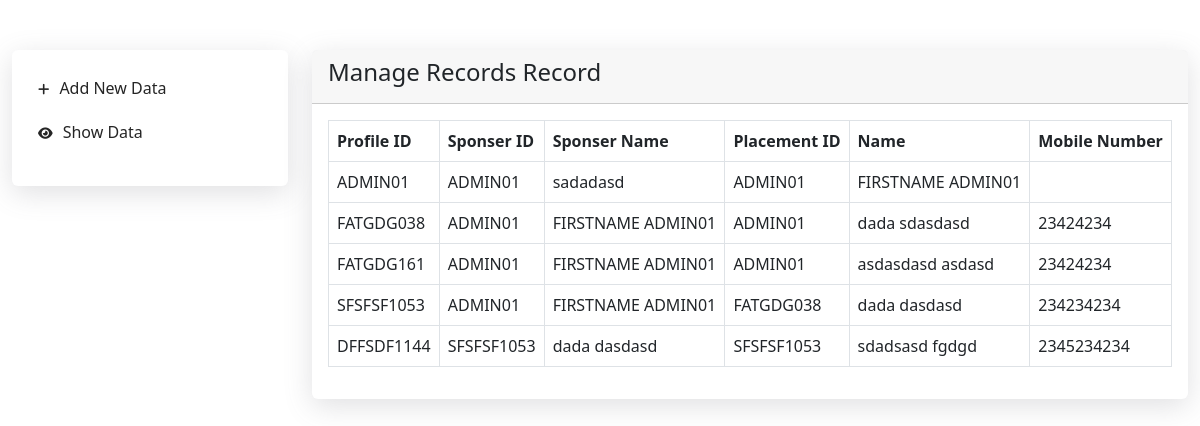
Before: /manage-data1.php with the older database file.
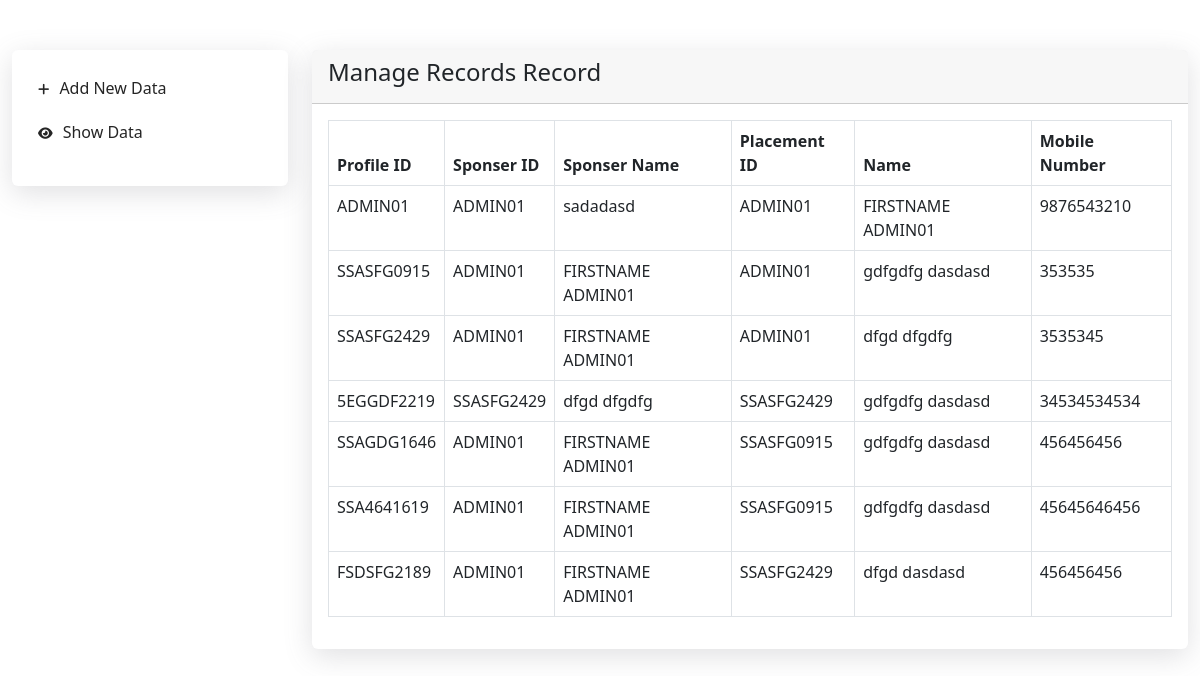
After: the same page with the newer database file.
### tables this page shows
CREATE TABLE `people` (
  `id` int(11) NOT NULL,
  `profile_id` varchar(256) NOT NULL,
  `sponser_id` varchar(256) NOT NULL,
  `sponser_name` varchar(256) NOT NULL,
  `placement_id` varchar(256) NOT NULL,
  `left_leg` varchar(100) NOT NULL,
  `right_leg` varchar(100) NOT NULL,
  `first_name` varchar(256) NOT NULL,
  `last_name` varchar(256) NOT NULL,
  `dob` varchar(256) NOT NULL,
  `father_name` varchar(256) NOT NULL,
  `mother_name` varchar(256) NOT NULL,
  `mobile_number` varchar(100) NOT NULL,
  `address` varchar(1000) NOT NULL,
  `status` varchar(50) NOT NULL
);

### manage-data1.php (the view, shortened to what this page needs)
<!DOCTYPE html>
<html lang="en">
<head>
    <link rel="stylesheet" href="./assets/style.css">
    <link rel="stylesheet" href="./bootstrap/css/bootstrap.min.css">
</head>
<body>
    <section class="main">
        <div class="container-fluid">
            <div class="row ">
                <div class="col-lg-3">
                    <div class="card menu-card">
                        <div class="card-body">
                            <ul>
                                <li>
                                    <a href="./index.php"><i class="fa-solid fa-plus"></i>Add New Data</a>
                                </li>
                                <li>
                                    <a href="./manage-data.php"><i class="fa-solid fa-eye"></i>Show Data</a>
                                </li>
                            </ul>
                        </div>
                    </div>
                </div>
                <div class="col-lg-9">
                    <div class="row">
                        <div class="col-lg-12">
                            <div class="card">
                                <div class="card-header">
                                    <h4>Manage Records Record</h3>
                                </div>
                                <div class="card-body">
                                    <table class="table table-bordered">
                                        <thead>
                                            <tr>
                                                <th scope="col">Profile ID</th>
                                                <th scope="col">Sponser ID</th>
                                                <th scope="col">Sponser Name</th>
                                                <th scope="col">Placement ID</th>
                                                <th scope="col">Name</th>
                                                <th scope="col">Mobile Number</th>
                                            </tr>
                                        </thead>
                                        <tbody>
                                            <?php
                                            require_once('./config/database.php');
                                            $sqli = "SELECT * FROM people";
                                            $result = mysqli_query($con, $sqli);
                                            if (mysqli_num_rows($result) > 0) {
                                                while ($row = mysqli_fetch_assoc($result)) {
                                            ?>
                                                    <tr>
                                                        <td><?php echo $row['profile_id']; ?></td>
                                                        <td><?php echo $row['sponser_id']; ?></td>
                                                        <td><?php echo $row['sponser_name']; ?></td>
                                                        <td><?php echo $row['placement_id']; ?></td>
                                                        <td><?php echo $row['first_name']; ?> <?php echo $row['last_name']; ?></td>
                                                        <td><?php echo $row['mobile_number']; ?></td>
                                                    </tr>
                                                <?php
                                                }
                                            } else {
                                                ?>
                                                <tr class="text-center">
                                                    <td colspan="7"> <strong>No Result</strong></td>
                                                </tr>
                                            <?php
                                            }
                                            ?>
                                        </tbody>
                                    </table>
                                </div>
                            </div>
                        </div>
                    </div>
                </div>
            </div>
        </div>
    </section>
</body>
</html>

Changed rows visible on the page:
removed people: profile "FATGDG038", sponser "ADMIN01", sponser_name "FIRSTNAME ADMIN01", placement "ADMIN01", first_name "dada", last_name "sdasdasd", mobile_number "23424234"
removed people: profile "FATGDG161", sponser "ADMIN01", sponser_name "FIRSTNAME ADMIN01", placement "ADMIN01", first_name "asdasdasd", last_name "asdasd", mobile_number "23424234"
removed people: profile "SFSFSF1053", sponser "ADMIN01", sponser_name "FIRSTNAME ADMIN01", placement "FATGDG038", first_name "dada", last_name "dasdasd", mobile_number "234234234"
removed people: profile "DFFSDF1144", sponser "SFSFSF1053", sponser_name "dada dasdasd", placement "SFSFSF1053", first_name "sdadsasd", last_name "fgdgd", mobile_number "2345234234"
changed people "sadadasd": mobile_number (not shown) → "9876543210"
added people: profile "SSASFG0915", sponser "ADMIN01", sponser_name "FIRSTNAME ADMIN01", placement "ADMIN01", first_name "gdfgdfg", last_name "dasdasd", mobile_number "353535"
added people: profile "SSASFG2429", sponser "ADMIN01", sponser_name "FIRSTNAME ADMIN01", placement "ADMIN01", first_name "dfgd", last_name "dfgdfg", mobile_number "3535345"
added people: profile "5EGGDF2219", sponser "SSASFG2429", sponser_name "dfgd dfgdfg", placement "SSASFG2429", first_name "gdfgdfg", last_name "dasdasd", mobile_number "34534534534"
added people: profile "SSAGDG1646", sponser "ADMIN01", sponser_name "FIRSTNAME ADMIN01", placement "SSASFG0915", first_name "gdfgdfg", last_name "dasdasd", mobile_number "456456456"
added people: profile "SSA4641619", sponser "ADMIN01", sponser_name "FIRSTNAME ADMIN01", placement "SSASFG0915", first_name "gdfgdfg", last_name "dasdasd", mobile_number "45645646456"
added people: profile "FSDSFG2189", sponser "ADMIN01", sponser_name "FIRSTNAME ADMIN01", placement "SSASFG2429", first_name "dfgd", last_name "dasdasd", mobile_number "456456456"
